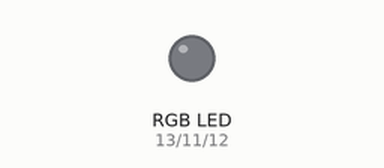
A sketch run on a simulated Arduino Uno, built with avr-gcc and run on an emulated ATmega328P. Shown: an RGB LED mixed from three pins (HIGH = lit). Dim RGB values are drawn brighter than linear.

Above: at 0.05 s.
At 3.55 s:
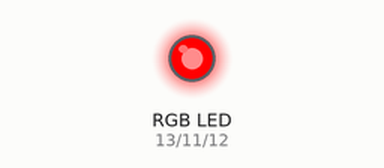
At 6.25 s:
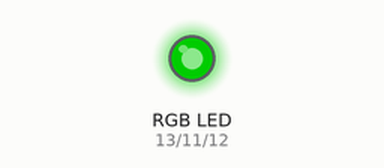
At 7.05 s:
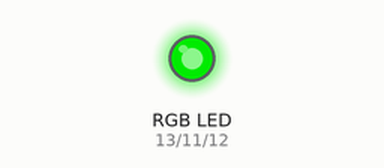
At 9.75 s:
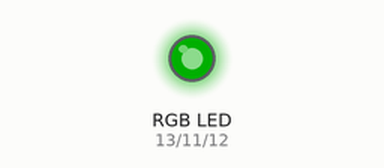
At 14.05 s:
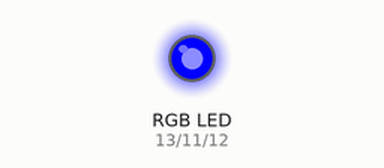
Timing chart, 0 to 26.8 s (numbered marks = the images above):
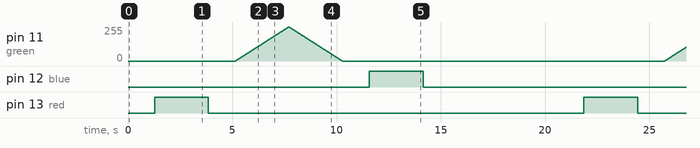

Measured:
- by itself, pin 12 (blue), pin 13 (red): alternates HIGH for 2.6 s and LOW for 18.0 s

The sketch:

RGB3.ino
```cpp
int red = 13;
int blue = 12;
int green = 11;

int arr[]={red,green,blue};
void setup() {
    pinMode(red, OUTPUT);
    pinMode(blue, OUTPUT);
    pinMode(green, OUTPUT);
}

void loop(){
  for(int i=0;i<=3;i++){
    for(int value=0;value<=255;value++){
      analogWrite(arr[i],value);
      delay(10);
    }
    delay(10);

    for(int value=255;value>=0;value--){
      analogWrite(arr[i],value);
      delay(10);
    }
    delay(10);
  }
}
```
